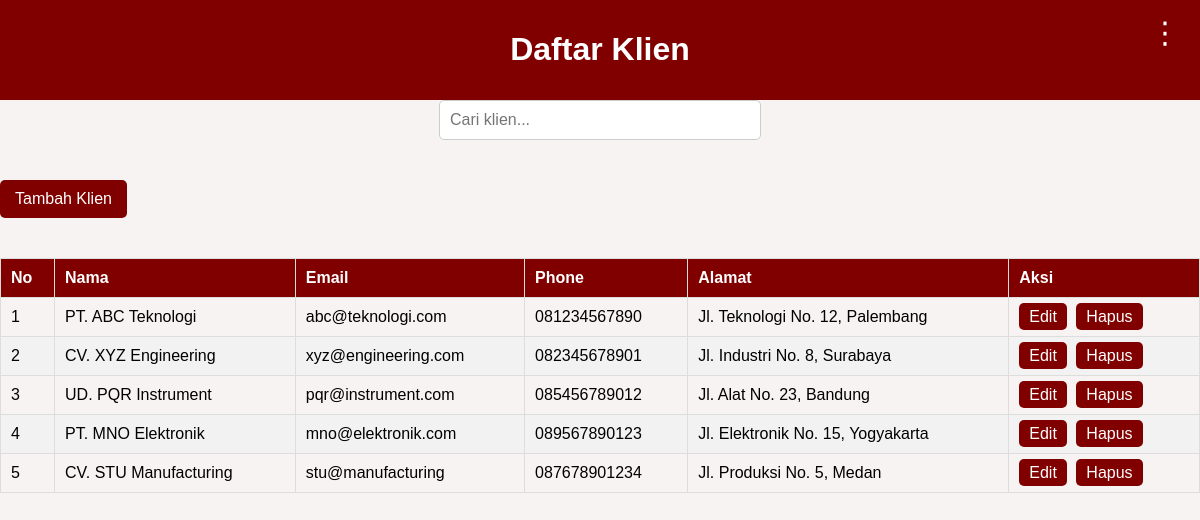
The page /clients.php (signed in) on the database its author committed.
### tables this page shows
CREATE TABLE `clients` (
  `id` int(11) NOT NULL,
  `name` varchar(255) NOT NULL,
  `email` varchar(255) NOT NULL,
  `phone` varchar(20) DEFAULT NULL,
  `address` text DEFAULT NULL
);

### clients.php (the view, shortened to what this page needs)
<?php
include 'config.php';
$sql_clients = "SELECT id, name, email, phone, address FROM clients";
$result_clients = $conn->query($sql_clients);
?>
<!DOCTYPE html>
<html lang="en">
<head>
</head>
<body>
    <header>
        <h1>Daftar Klien</h1>
        <div class="dropdown">
            &#x22EE;
        </div>
    </header>
    <div class="search-form">
        <input type="text" id="search" placeholder="Cari klien...">
    </div>
    <a href="add_client.php" class="add-btn">Tambah Klien</a>
    <table>
        <thead>
            <tr>
                <th>No</th>
                <th>Nama</th>
                <th>Email</th>
                <th>Phone</th>
                <th>Alamat</th>
                <th>Aksi</th>
            </tr>
        </thead>
        <tbody id="client-list">
            <?php if ($result_clients && $result_clients->num_rows > 0): ?>
                <?php $no = 1; while ($row = $result_clients->fetch_assoc()): ?>
                    <tr>
                        <td><?php echo $no++; ?></td>
                        <td><?php echo htmlspecialchars($row['name']); ?></td>
                        <td><?php echo htmlspecialchars($row['email']); ?></td>
                        <td><?php echo htmlspecialchars($row['phone']); ?></td>
                        <td><?php echo htmlspecialchars($row['address']); ?></td>
                        <td>
                            <a href="edit_client.php?id=<?php echo $row['id']; ?>" class="action-btn">Edit</a>
                            <a href="delete_client.php?id=<?php echo $row['id']; ?>" class="action-btn" onclick="return confirm('Hapus klien ini?');">Hapus</a>
                        </td>
                    </tr>
                <?php endwhile; ?>
            <?php else: ?>
                <tr>
                    <td colspan="6" style="text-align: center;">Tidak ada data klien</td>
                </tr>
            <?php endif; ?>
        </tbody>
    </table>
</body>
</html>

### clients.php (style rules this page uses)
body { font-family: Arial, sans-serif; background-color: #f7f3f2; margin: 0; display: flex; flex-direction: column; min-height: 100vh; }
header { background-color: #800000; color: white; padding: 10px 20px; text-align: center; position: relative; }
.dropdown { position: absolute; top: 15px; right: 20px; cursor: pointer; font-size: 30px; }
table { width: 100%; border-collapse: collapse; margin: 20px auto; text-align: left; }
th, td { border: 1px solid #ddd; padding: 10px; word-wrap: break-word; }
th { background-color: #800000; color: white; }
tr:nth-child(even) { background-color: #f2f2f2; }
.action-btn { padding: 5px 10px; text-decoration: none; color: white; background-color: #800000; border-radius: 5px; margin-right: 5px; }
.add-btn { display: inline-block; width: fit-content; padding: 10px 15px; background-color: #800000; color: white; text-decoration: none; border-radius: 5px; margin: 20px 0; text-align: center; }
.search-form { text-align: center; margin-bottom: 20px; }
.search-form input { padding: 10px; font-size: 16px; border-radius: 5px; border: 1px solid #ccc; width: 300px; }

### rows shown on the page
clients: name "PT. ABC Teknologi", email "abc@teknologi.com", phone "081234567890", address "Jl. Teknologi No. 12, Palembang"
clients: name "CV. XYZ Engineering", email "xyz@engineering.com", phone "082345678901", address "Jl. Industri No. 8, Surabaya"
clients: name "UD. PQR Instrument", email "pqr@instrument.com", phone "085456789012", address "Jl. Alat No. 23, Bandung"
clients: name "PT. MNO Elektronik", email "mno@elektronik.com", phone "089567890123", address "Jl. Elektronik No. 15, Yogyakarta"
clients: name "CV. STU Manufacturing", email "stu@manufacturing", phone "087678901234", address "Jl. Produksi No. 5, Medan"
